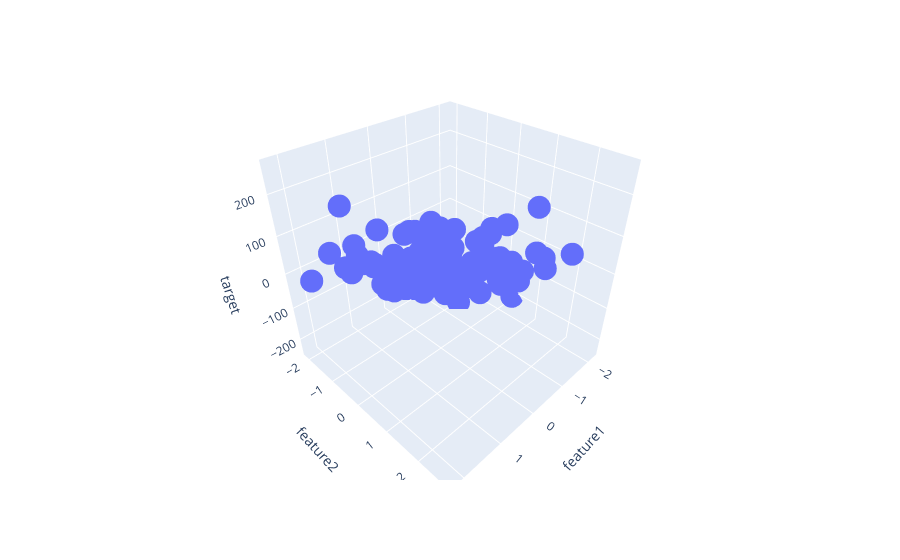

The notebook cell saved with this chart:
### Code cell
fig=px.scatter_3d(df,x='feature1',y='feature2',z='target')
fig.show()
